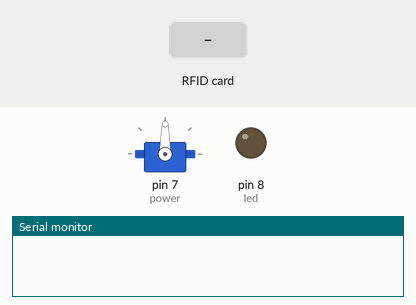
Recording of a sketch running on a simulated Arduino Uno, built with avr-gcc and run on an emulated ATmega328P. On the bench: servo, output pins drawn as LEDs (lit = HIGH), the last lines printed to the serial monitor. Dashed ring = blinking. The inputs (shaded band) are chosen by the test bench. Pins used as bus, display or sensor lines are not drawn.

Above: at 1.2 s.
1.3 s: RFID card 5E 7A 19 C4 held to the reader
At 1.7 s:
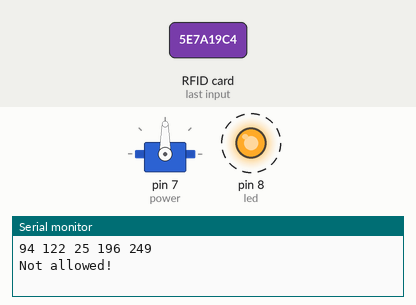
Timing chart, 0 to 4.3 s (numbered marks = the images above; inputs shaded):
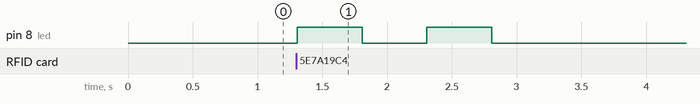

The sketch:

Door_Lock_Test.ino
```cpp
/*
* edited by Velleman / Patrick De Coninck
* Read a card using a mfrc522 reader on your SPI interface
* Pin layout should be as follows (on Arduino Uno - Velleman VMA100):
* MOSI: Pin 11 / ICSP-4
* MISO: Pin 12 / ICSP-1
* SCK: Pin 13 / ISCP-3
* SS/SDA (MSS on Velleman VMA405) : Pin 10
* RST: Pin 9
* VCC: 3,3V (DO NOT USE 5V, VMA405 WILL BE DAMAGED IF YOU DO SO)
* GND: GND on Arduino UNO / Velleman VMA100
* IRQ: not used
*/

#include <SPI.h>
#include <RFID.h>
#include <Servo.h>

#define SS_PIN 10
#define RST_PIN 9

RFID rfid(SS_PIN,RST_PIN);


int power = 7;
int led = 8;
int serNum[5];
/*
* This integer should be the code of Your Mifare card / tag
*/
//My card: 181 42 167 137 177
//My tag: 118 31 87 165 155
//Credit card: 136 4 51 9 182
//Lucas: 95 98 105 74 30
int cards[][5] = {{181,42,167,137,177}, {118,31,87,165,155}, {136,4,51,9,182}, {95, 98, 105, 74, 30}};

bool access = false;
bool lock = true;

Servo servo;

void setup(){

    Serial.begin(9600);
    SPI.begin();
    rfid.init();
/*
* define VMA100 (UNO) pins 7 & 8 as outputs and put them LOW
*/
    servo.attach(power, 900, 2100);
    pinMode(led, OUTPUT);
    digitalWrite(led, LOW);

}

void loop(){

    if(rfid.isCard()){

        if(rfid.readCardSerial()){
            Serial.print(rfid.serNum[0]);
            Serial.print(" ");
            Serial.print(rfid.serNum[1]);
            Serial.print(" ");
            Serial.print(rfid.serNum[2]);
            Serial.print(" ");
            Serial.print(rfid.serNum[3]);
            Serial.print(" ");
            Serial.print(rfid.serNum[4]);
            Serial.println("");

            for(int x = 0; x < sizeof(cards); x++){
              for(int i = 0; i < sizeof(rfid.serNum); i++ ){
                  if(rfid.serNum[i] != cards[x][i]) {
                      access = false;
                      break;
                  } else {
                      access = true;
                  }
              }
              if(access) break;
            }

        }

       if(access){
           Serial.println("Welcome Alex");
           digitalWrite(led, HIGH);
           delay(1000);

           //POWER PIN #7

           if(lock){
              servo.write(180);
              delay(1500);
           }else{
              servo.write(0);
              delay(1500);
           }
           lock = !lock;

           digitalWrite(led, LOW);
           access = false;

      } else {

           Serial.println("Not allowed!");
           digitalWrite(led, HIGH);
           delay(500);
           digitalWrite(led, LOW);
           delay(500);
           digitalWrite(led, HIGH);
           delay(500);
           digitalWrite(led, LOW);
       }
    }


    rfid.halt();

}
```

Measured:
- after the input at 1.3 s, pin 8 (led): alternates HIGH for 0.50 s and LOW for 0.50 s, 4 changes in all, then stays LOW, starting at once
